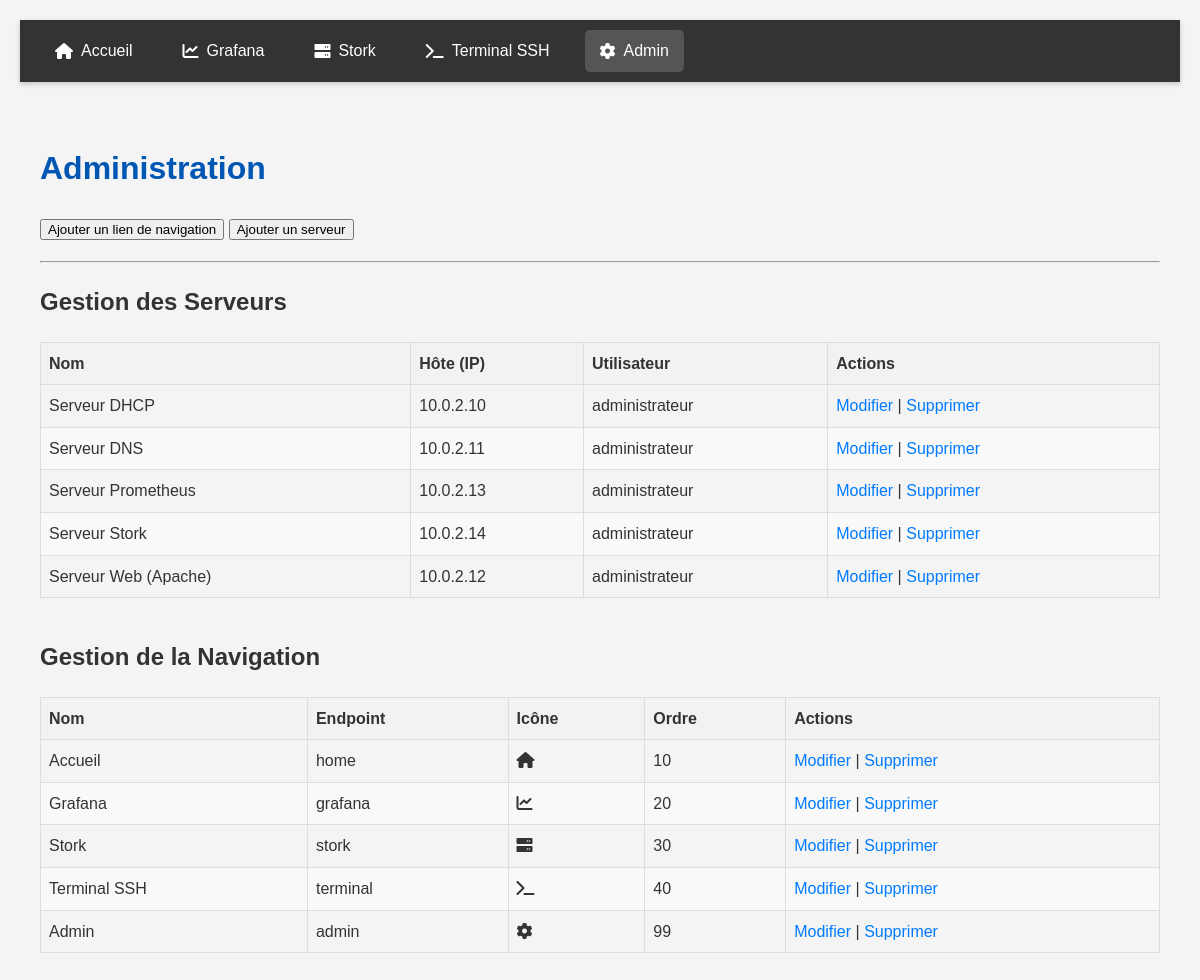
The page /admin on the database its author committed.
### models.py (models this page shows, shortened)
class NavigationLink(db.Model):
    id = db.Column(db.Integer, primary_key=True)
    name = db.Column(db.String(50), nullable=False)
    url_endpoint = db.Column(db.String(50), nullable=False)
    icon_class = db.Column(db.String(50), nullable=False)
    order = db.Column(db.Integer, default=100)
    description = db.Column(db.String(200), nullable=True)

class Server(db.Model):
    id = db.Column(db.Integer, primary_key=True)
    server_id = db.Column(db.String(80), unique=True, nullable=False)
    name = db.Column(db.String(120), nullable=False)
    host = db.Column(db.String(120), nullable=False)
    port = db.Column(db.Integer, default=22)
    user = db.Column(db.String(80), nullable=False)
    password = db.Column(db.String(120), nullable=False)

### app.py (the view)
@app.route('/admin')
def admin():
    all_servers = Server.query.order_by(Server.name).all()
    all_links = NavigationLink.query.order_by(NavigationLink.order).all()
    return render_template('admin.html',
                           active_page='admin',
                           title='Administration',
                           servers=all_servers,
                           links=all_links)

### app.py (called while the page is built)
@app.context_processor
def inject_navigation_links():
    links = NavigationLink.query.order_by(NavigationLink.order).all()
    return dict(navigation_links=links)

### templates/admin.html (shortened to what this page needs)
{% extends "layout.html" %}
{% block content %}
    <div class="admin-actions">
        <button id="open-add-link-modal" class="btn-add">Ajouter un lien de navigation</button>
        <button id="open-add-server-modal" class="btn-add">Ajouter un serveur</button>
    </div>
    <hr style="margin-top: 20px; margin-bottom: 20px;">
    <h2>Gestion des Serveurs</h2>
    <table class="admin-table">
        <thead>
            <tr>
                <th>Nom</th>
                <th>Hôte (IP)</th>
                <th>Utilisateur</th>
                <th>Actions</th>
            </tr>
        </thead>
        <tbody>
            {% for server in servers %}
            <tr>
                <td>{{ server.name }}</td>
                <td>{{ server.host }}</td>
                <td>{{ server.user }}</td>
                <td>
                    <a href="#">Modifier</a> | <a href="#">Supprimer</a>
                </td>
            </tr>
            {% endfor %}
        </tbody>
    </table>
    <h2 style="margin-top: 40px;">Gestion de la Navigation</h2>
    <table class="admin-table">
        <thead>
            <tr>
                <th>Nom</th>
                <th>Endpoint</th>
                <th>Icône</th>
                <th>Ordre</th>
                <th>Actions</th>
            </tr>
        </thead>
        <tbody>
            {% for link in links %}
            <tr>
                <td>{{ link.name }}</td>
                <td>{{ link.url_endpoint }}</td>
                <td><i class="{{ link.icon_class }}"></i></td>
                <td>{{ link.order }}</td>
                <td>
                    <a href="#">Modifier</a> | <a href="#">Supprimer</a>
                </td>
            </tr>
            {% endfor %}
        </tbody>
    </table>
{% endblock %}

### templates/layout.html (shortened to what this page needs)
<!DOCTYPE html>
<html lang="fr">
<head>
    <link rel="stylesheet" href="{{ url_for('static', filename='css/style.css') }}">
    <link rel="stylesheet" href="https://cdnjs.cloudflare.com/ajax/libs/font-awesome/6.0.0-beta3/css/all.min.css">
</head>
<body>
    <header class="main-header">
        <nav class="main-nav">
            {% for link in navigation_links %}
                <a href="{{ url_for(link.url_endpoint) }}" class="nav-item {{ 'active' if active_page == link.url_endpoint }}">
                    <i class="{{ link.icon_class }}"></i> {{ link.name }}
                </a>
            {% endfor %}
        </nav>
    </header>
    <div class="container">
        <h1>{{ title }}</h1>
        {% block content %}
        {% endblock %}
    </div>
</body>
</html>

### static/css/style.css (style rules this page uses)
.main-header { background-color: #333; padding: 10px 20px; box-shadow: 0 2px 5px rgba(0,0,0,0.2); position: sticky; top: 0; z-index: 1000; }
.main-nav { display: flex; align-items: center; gap: 20px; }
.nav-item { color: white; text-decoration: none; padding: 8px 15px; border-radius: 5px; transition: background-color 0.2s ease; display: flex; align-items: center; }
.nav-item i { margin-right: 8px; }
.nav-item.active { background-color: #555; color: white; cursor: default; }
.container { padding: 20px; margin-top: 20px; }
body { background-color: #f4f4f4; font-family: sans-serif; line-height: 1.6; margin: 20px; color: #333; }
h1 { color: #0056b3; }
a { color: #007bff; text-decoration: none; }
a.active { color: #555; text-decoration: none; cursor: default; }
.admin-table { width: 100%; border-collapse: collapse; margin-top: 20px; }
.admin-table th, .admin-table td { border: 1px solid #ddd; padding: 8px; text-align: left; }
.admin-table th { background-color: #f2f2f2; }
.admin-table tbody tr:nth-child(even) { background-color: #f9f9f9; }

### rows shown on the page
NavigationLink: name "Accueil", url_endpoint "home", order "10"
NavigationLink: name "Grafana", url_endpoint "grafana", order "20"
NavigationLink: name "Stork", url_endpoint "stork", order "30"
NavigationLink: name "Terminal SSH", url_endpoint "terminal", order "40"
NavigationLink: name "Admin", url_endpoint "admin", order "99"
Server: name "Serveur DHCP", host "10.0.2.10", user "administrateur"
Server: name "Serveur DNS", host "10.0.2.11", user "administrateur"
Server: name "Serveur Prometheus", host "10.0.2.13", user "administrateur"
Server: name "Serveur Stork", host "10.0.2.14", user "administrateur"
Server: name "Serveur Web (Apache)", host "10.0.2.12", user "administrateur"

### other values the page prints
{{ title }} "Administration"
